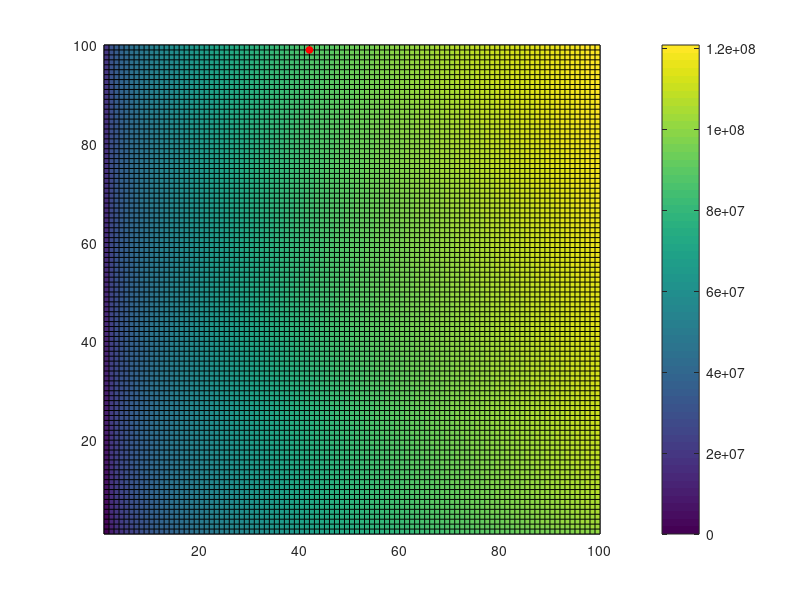
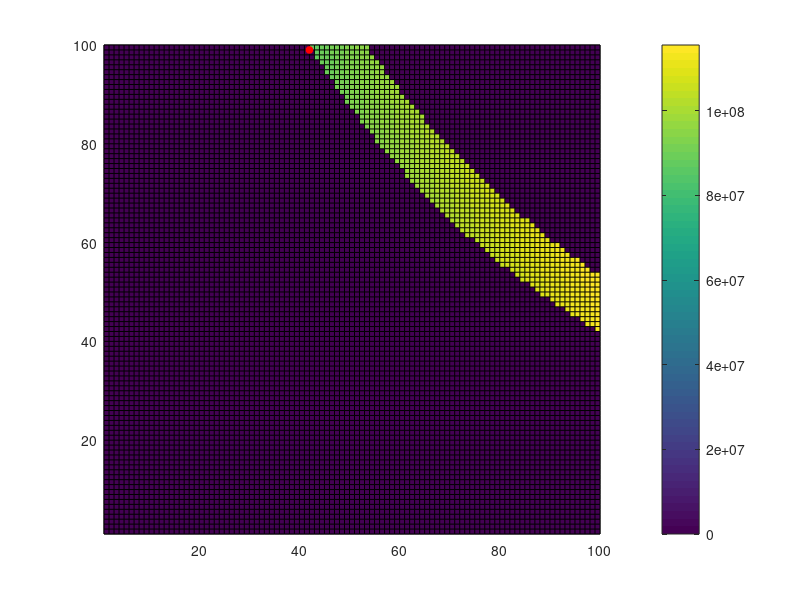

Write MATLAB code to recreate these figures, in order.
clear all
clc

A = 900;
B = 6;
Ho = 305;
K = 0.105;
c = 100;

Q_total = 4;

cost=[1;5];

cost_fun = @(p,i) p.*cost(i);
P_fun = @(q,h) q.*h.*1e3*9.81;
H_fun = @(q) A-B.*q.^2;
Q_fun = @(a) sqrt((A-Ho)./(c./a+K+B));
a_vector = linspace(0,1,100);

Q_res = zeros(length(cost),length(a_vector));
H_res = zeros(length(cost),length(a_vector));
P_res = zeros(length(cost),length(a_vector));
cost_res = zeros(length(cost),length(a_vector));

for ii=1:length(cost)
    Q_res(ii,:) = Q_fun(a_vector);
    H_res(ii,:) = H_fun(Q_res(ii,:));
    P_res(ii,:) = P_fun(Q_res(ii,:), H_res(ii,:));
    cost_res(ii,:) = cost_fun(P_res(ii,:),ii);
end

cost_res_sum = zeros(length(a_vector));
Q_res_sum = zeros(length(a_vector));
a_mat = zeros(length(a_vector));
for ii=1:length(a_vector)
    for jj=1:length(a_vector)
        cost_res_sum(ii,jj) = cost_res(1,ii)+cost_res(2,jj);
        Q_res_sum(ii,jj)= Q_res(1,ii)+Q_res(2,jj);
    end
end

Q_res_sum_total = abs(Q_res_sum-Q_total)<=0.1;

[mr,mir] = min(cost_res_sum./Q_res_sum_total);
[mc,mic] = min(mr);
[mic, mir(mic)];

pcolor(cost_res_sum)
hold on
colorbar
plot(mic,mir(mic),'ro','MarkerSize',5 , 'MarkerFaceColor','red')
hold off

figure
pcolor(cost_res_sum.*Q_res_sum_total)
hold on
plot(mic,mir(mic),'ro','MarkerSize',5 , 'MarkerFaceColor','red')
colorbar
hold off


